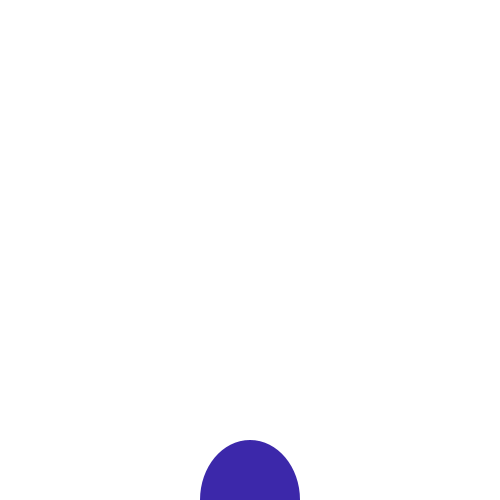
Frame 1 (no input)
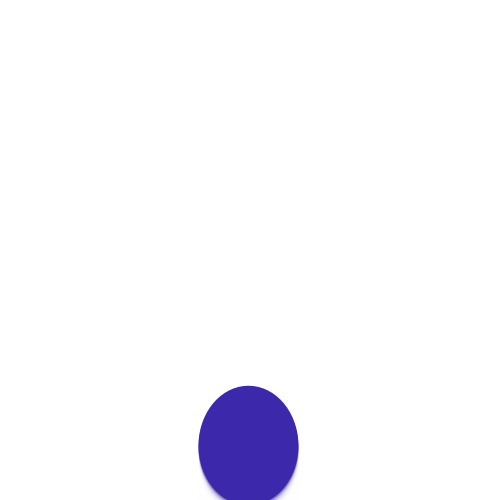
Frame 60 (the mouse pressed at the canvas centre just before this capture)
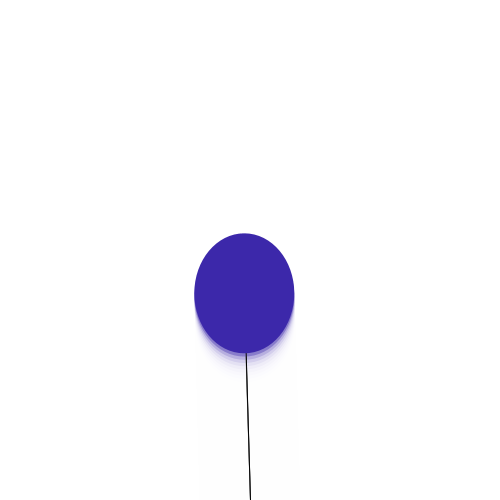
Frame 120 (the mouse held since frame 60 and released just before this capture)

The Processing sketch that drew these frames (run headless with seeded random() and noise(); from frame 60 on, the mouse is pressed at the canvas centre):

// Processing sketch: ex02_01_baloon
// ── ex02_01_baloon.pde
Baloon baloon;
Blow blow;

void setup() {
  baloon = new Baloon(new PVector(500, 500));
  blow = new Blow();
  size(500, 500);
  background(255);
  noStroke();
}

void draw() {
  fill(255, 100);
  rect(-10, -10, 550, 550);
  baloon.update(blow.update());
  baloon.display();
}

class Blow {
  float blow;
  float t;
  Blow() {
    blow = 0;
    t    = 100;
  }
  float update(){
    blow = (noise(t) - 0.5) * 0.01;
    t = t + 0.01;
    return blow;
  }
}

class Baloon {
  PVector world;
  PVector location;
  PVector accerlation;
  float floating;
  
  Baloon(PVector w) {
    world = w;
    floating = 0.01;
    location = new PVector(w.x / 2, w.y);
    accerlation = new PVector(0, 0);
  }
  void update(float blow) {
    accerlation.add(new PVector(blow, random(-0.05, 0)));
    accerlation.limit(4);
    if (location.y < -10) {
     accerlation.add(new PVector(0, accerlation.y * -1 * 1.9));
    }
  }
  void display() {
    stroke(1);
    line (location.x, location.y, world.x / 2, world.y);
    noStroke();
    fill(60, 40, 170);
    location.add(accerlation);
    ellipse(location.x, location.y, 100, 120);
  }
}
